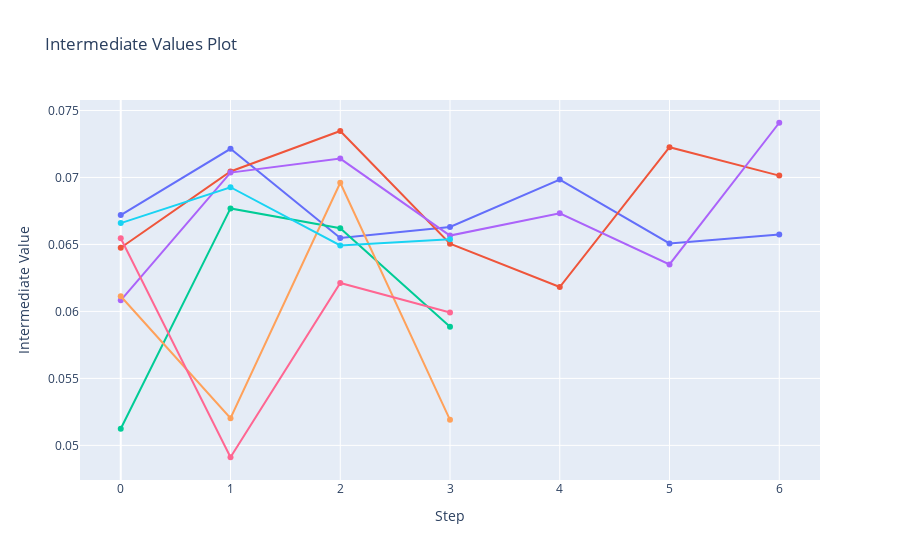

The notebook cell saved with this chart:
### Markdown cell above
### Tuning Visualization

### Code cell
import plotly
optuna.visualization.plot_intermediate_values(study)

### Figure 1 — Plotly figure (JSON) as saved in the notebook; plotly's stock layout.template omitted (floating-point values rounded to 4 significant figures)
{"data": [{"marker": {"maxdisplayed": 10}, "mode": "lines+markers", "name": "Trial0", "type": "scatter", "x": [0, 1, 2, 3, 4, 5, 6], "y": [0.06719, 0.07214, 0.06548, 0.06631, 0.06984, 0.06507, 0.06575]}, {"marker": {"maxdisplayed": 10}, "mode": "lines+markers", "name": "Trial1", "type": "scatter", "x": [0, 1, 2, 3, 4, 5, 6], "y": [0.06475, 0.07045, 0.07347, 0.06505, 0.06182, 0.07225, 0.07014]}, {"marker": {"maxdisplayed": 10}, "mode": "lines+markers", "name": "Trial2", "type": "scatter", "x": [0, 1, 2, 3], "y": [0.05124, 0.06769, 0.06621, 0.05886]}, {"marker": {"maxdisplayed": 10}, "mode": "lines+markers", "name": "Trial3", "type": "scatter", "x": [0, 1, 2, 3, 4, 5, 6], "y": [0.06082, 0.07036, 0.07141, 0.06566, 0.06733, 0.0635, 0.07408]}, {"marker": {"maxdisplayed": 10}, "mode": "lines+markers", "name": "Trial4", "type": "scatter", "x": [0, 1, 2, 3], "y": [0.06113, 0.05203, 0.0696, 0.0519]}, {"marker": {"maxdisplayed": 10}, "mode": "lines+markers", "name": "Trial5", "type": "scatter", "x": [0, 1, 2, 3], "y": [0.06659, 0.06927, 0.06492, 0.06539]}, {"marker": {"maxdisplayed": 10}, "mode": "lines+markers", "name": "Trial6", "type": "scatter", "x": [0, 1, 2, 3], "y": [0.06546, 0.04911, 0.06212, 0.05991]}], "layout": {"showlegend": false, "title": {"text": "Intermediate Values Plot"}, "xaxis": {"title": {"text": "Step"}}, "yaxis": {"title": {"text": "Intermediate Value"}}}}
